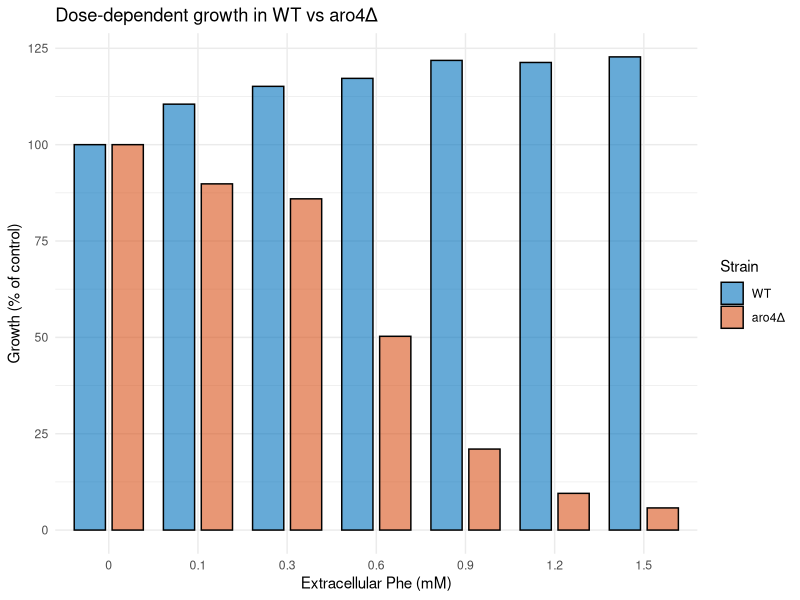
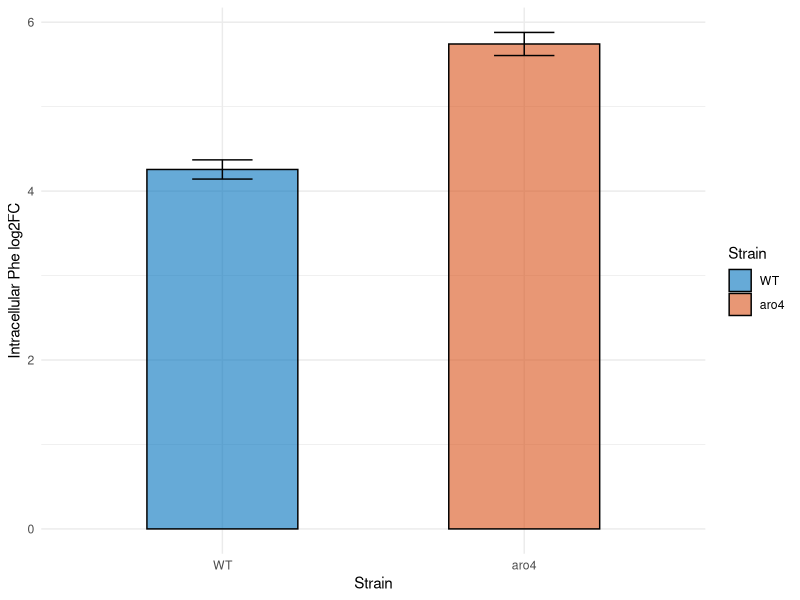

R code for these plots, in order:
library(dplyr)
library(tidyr)
library(ggplot2)
library(pracma) 

##import data:
curves = read.delim('./growth-curves/data/phe_curves.txt')
cell_conc = read.delim('./growth-curves/data/FEBS_cell-conc.txt')

##auc:
auc_data <- curves %>%
  group_by(Strain, Dose) %>%
  summarise(AUC = trapz(Time, OD), .groups = "drop") %>%
  group_by(Strain) %>%
  mutate(AUC_norm = AUC / AUC[Dose == 0] * 100) %>%
  ungroup()

##plot auc barplot:
auc_data$Strain = factor(auc_data$Strain, levels = c("WT", "aro4Δ"))
p = ggplot(auc_data, aes(x = factor(Dose), y = AUC_norm, fill = Strain, group=Strain)) +
  geom_bar(stat = "identity", position = position_dodge(width = 0.85), width = 0.7, alpha=0.6, color='black') +
  labs(
    x = "Extracellular Phe (mM)",
    y = "Growth (% of control)",
    title = "Dose-dependent growth in WT vs aro4Δ"
  ) +
  scale_fill_manual(values = c("WT" = "#0072BD", "aro4Δ" = "#D95319")) +
  theme_minimal()

##save:
ggsave("./growth-curves/plots/curve_auc.tiff", p, 
       width = 4.5, height = 3, dpi = 600, compression = "lzw")

##intracellular Phe (FEBS) mean ± SE; fold-change:
conc_summary <- cell_conc %>%
  group_by(Strain, Phe) %>%
  summarise(
    mean_mM = mean(mM.per.cell, na.rm = TRUE),
    se_mM   = sd(mM.per.cell, na.rm = TRUE)/sqrt(n()),
    .groups = "drop"
  ) %>%
  pivot_wider(names_from = Phe, values_from = c(mean_mM, se_mM)) %>%
  mutate(
    fold_change = mean_mM_Yes / mean_mM_No,
    log2FC = log2(fold_change),
    se_log2FC = se_mM_Yes / (mean_mM_Yes * log(2))
  )

##plot:
conc_summary$Strain = factor(conc_summary$Strain, levels = c("WT", "aro4"))
p1 = ggplot(conc_summary, aes(x = Strain, y = log2FC, fill = Strain)) +
  geom_bar(stat = "identity", width = 0.5, alpha = 0.6, color='black') +
  geom_errorbar(aes(ymin = log2FC - se_log2FC, ymax = log2FC + se_log2FC),
                width = 0.2) +
  labs(y = "Intracellular Phe log2FC") +
  scale_fill_manual(values = c("WT" = "#0072BD", "aro4" = "#D95319")) +
  theme_minimal()

##save:
ggsave("./growth-curves/plots/phe_conc.tiff", p1, 
       width = 3, height = 2.5, dpi = 600, compression = "lzw")
